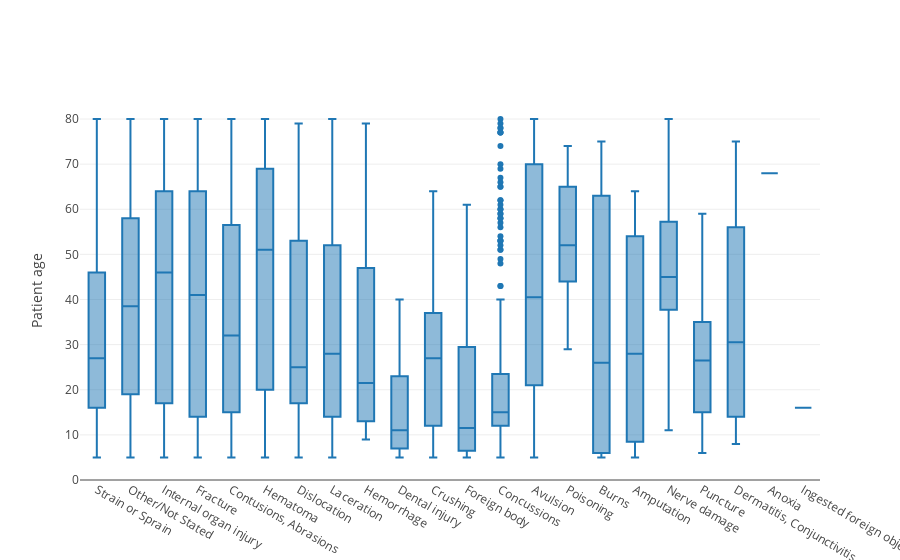

The cell this chart's notebook holds for it:
### Code cell
trace = go.Box(x = data['diagnosis'], y=data['age'])

layout = {
    'yaxis': {'rangemode': 'tozero',
              'title': 'Patient age'}
}

fig = {'data': [trace], 'layout': layout}

iplot(fig)

### Figure 1 — Plotly figure (JSON) as saved in the notebook; plotly's stock layout.template omitted (floating-point values rounded to 4 significant figures; data arrays with more than 128 entries replaced by an {"elided": "..."} marker saying what was removed)
{"data": [{"type": "box", "x": {"elided": "9717 str values"}, "y": {"elided": "9717 int values"}}], "layout": {"yaxis": {"rangemode": "tozero", "title": "Patient age"}}}
